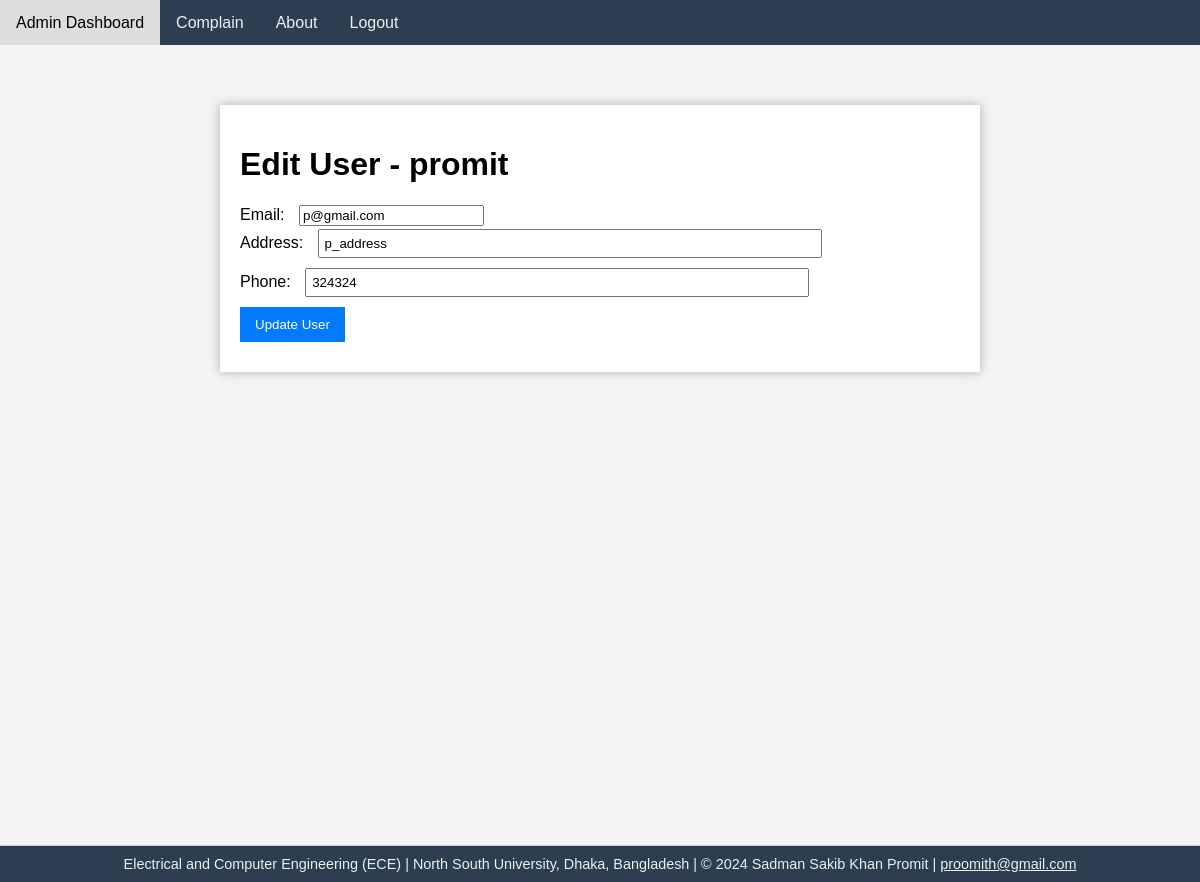
Page /admin/edit_user/2 (signed in) on the committed database.
### server.py (models this page shows)
class User(UserMixin, db.Model):
    id = db.Column(db.Integer, primary_key=True)
    username = db.Column(db.String(150), unique=True, nullable=False)
    password = db.Column(db.String(60), nullable=False)
    role = db.Column(db.Enum('admin', 'user', 'meter', name='user_roles'))
    email = db.Column(db.String(150), unique=True, nullable=True)
    address = db.Column(db.String(255), nullable=True)
    phone = db.Column(db.String(20), nullable=True)

### server.py (the view, shortened to what this page needs)
@app.route('/admin/edit_user/<int:user_id>', methods=['GET', 'POST'])
@login_required
def edit_user(user_id):
    if current_user.role != 'admin':
        return 'Access Denied', 403
    user = User.query.get_or_404(user_id)
    return render_template('edit_user.html', user=user)

### server.py (called while the page is built)
@login_manager.user_loader
def load_user(user_id):
    return User.query.get(int(user_id))

### templates/edit_user.html (shortened to what this page needs)
<!DOCTYPE html>
<html lang="en">
<head>
    <link rel="stylesheet" type="text/css" href="{{ url_for('static', filename='styles.css') }}">
</head>
<body>
    {% include 'navbar.html' %}
    <div class="content-wrap">
        <div class="container">
            <h1>Edit User - {{ user.username }}</h1>
            <form method="POST" action="{{ url_for('edit_user', user_id=user.id) }}">
                <div class="form-group">
                    <label for="email">Email:</label>
                    <input type="email" id="email" name="email" value="{{ user.email or '' }}" required>
                </div>
                <div class="form-group">
                    <label for="address">Address:</label>
                    <input type="text" id="address" name="address" value="{{ user.address or '' }}" required>
                </div>
                <div class="form-group">
                    <label for="phone">Phone:</label>
                    <input type="text" id="phone" name="phone" value="{{ user.phone or '' }}" required>
                </div>
                <input type="submit" value="Update User">
            </form>
        </div>
    </div>
    <footer>
        Electrical and Computer Engineering (ECE) | North South University, Dhaka, Bangladesh | &copy; 2024 Sadman Sakib Khan Promit | <a href="mailto:proomith@gmail.com">proomith@gmail.com</a>
    </footer>
</body>
</html>

### static/styles.css (style rules this page uses)
:root { --primary-color: #007BFF; --background-color: #f4f4f4; --container-bg-color: #fff; --message-color: #e7f3fe; --navbar-color: #2c3e50; --link-color: #ecf0f1; }
html, body { height: 100%; margin: 0; }
body { font-family: Arial, sans-serif; background-color: var(--background-color); padding: 0; }
.content-wrap { flex: 1; min-height: calc(100% - 60px); padding-bottom: 60px; box-sizing: border-box; }
.container { width: 60%; margin: 5% auto; background-color: var(--container-bg-color); padding: 20px; box-shadow: 0px 0px 10px #aaa; }
label { display: inline-block; margin-right: 10px; margin-bottom: 5px; }
input[type="text"], input[type="radio"], input[type="submit"] { margin-bottom: 10px; }
input[type="text"] { width: 70%; padding: 5px; box-sizing: border-box; }
input[type="submit"] { padding: 10px 15px; background-color: var(--primary-color); border: none; color: #fff; cursor: pointer; }
footer { width: 100%; padding: 10px 0; background-color: var(--navbar-color); color: var(--link-color); text-align: center; font-size: 0.9em; border-top: 1px solid #ccc; }
footer a { color: var(--link-color); text-decoration: underline; }

### rows in the picture
User: username "promit", email "p@gmail.com", address "p_address", phone "324324"
